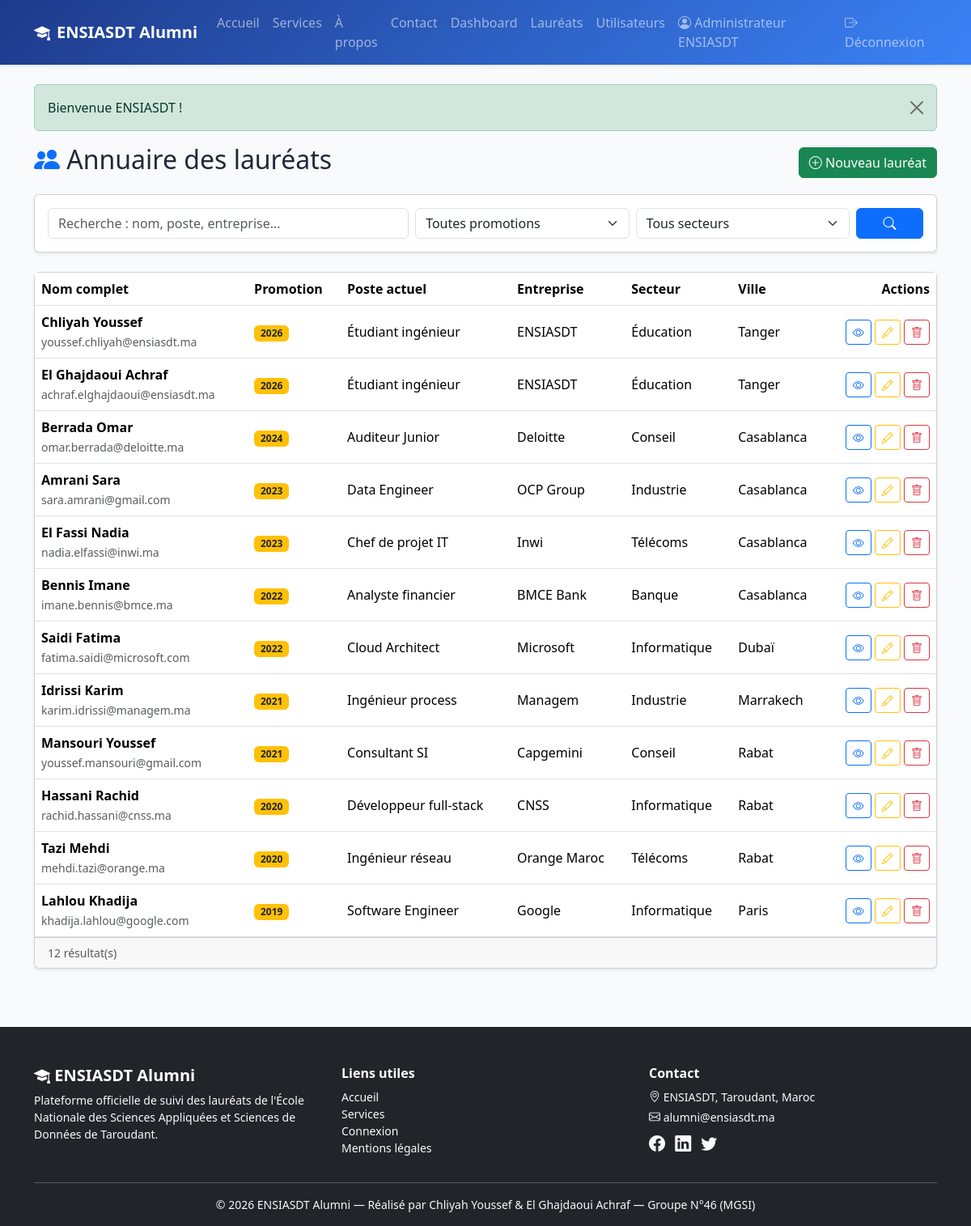
The page /pages/laureats.php (signed in) on the database its author committed.
### tables this page shows
CREATE TABLE laureats (
    id              INT AUTO_INCREMENT PRIMARY KEY,
    utilisateur_id  INT NULL,
    nom             VARCHAR(80)  NOT NULL,
    prenom          VARCHAR(80)  NOT NULL,
    email           VARCHAR(150) NOT NULL,
    telephone       VARCHAR(30)  DEFAULT '',
    promotion       INT          NOT NULL,
    poste_actuel    VARCHAR(150) DEFAULT '',
    entreprise      VARCHAR(150) DEFAULT '',
    secteur         VARCHAR(100) DEFAULT '',
    ville           VARCHAR(80)  DEFAULT '',
    pays            VARCHAR(80)  DEFAULT 'Maroc',
    linkedin        VARCHAR(255) DEFAULT '',
    biographie      TEXT,
    created_at      TIMESTAMP    DEFAULT CURRENT_TIMESTAMP,
    INDEX idx_promotion (promotion),
    INDEX idx_secteur (secteur),
    CONSTRAINT fk_laureat_user FOREIGN KEY (utilisateur_id)
        REFERENCES utilisateurs(id) ON DELETE SET NULL
);

### config.php (called while the page is built, shortened)
<?php
function e($value) {
    return htmlspecialchars((string)$value, ENT_QUOTES, 'UTF-8');
}

### pages/laureats.php (the view, shortened to what this page needs)
<?php
require_once __DIR__ . '/../config.php';
require_once __DIR__ . '/../includes/functions.php';
$q       = trim($_GET['q'] ?? '');
$sql = 'SELECT * FROM laureats WHERE 1=1';
$params = [];
$sql .= ' ORDER BY promotion DESC, nom ASC';
$stmt = $pdo->prepare($sql);
$stmt->execute($params);
$rows = $stmt->fetchAll();
require_once __DIR__ . '/../includes/header.php';
?>
<div class="container py-4">
    <?php show_flash(); ?>
    <div class="d-flex justify-content-between align-items-center mb-3">
        <h2><i class="bi bi-people-fill text-primary"></i> Annuaire des lauréats</h2>
        <?php if (($_SESSION['role']??'')==='admin'): ?>
            <a href="laureat_form.php" class="btn btn-success"><i class="bi bi-plus-circle"></i> Nouveau lauréat</a>
        <?php endif; ?>
    </div>
    <form class="card p-3 mb-4 shadow-sm" method="get">
        <div class="row g-2">
            <div class="col-md-5"><input type="text" name="q" value="<?= e($q) ?>" class="form-control" placeholder="Recherche : nom, poste, entreprise..."></div>
            <div class="col-md-3"><select name="promotion" class="form-select"><option value="">Toutes promotions</option>
            </select></div>
            <div class="col-md-3"><select name="secteur" class="form-select"><option value="">Tous secteurs</option>
            </select></div>
            <div class="col-md-1 d-grid"><button class="btn btn-primary"><i class="bi bi-search"></i></button></div>
        </div>
    </form>
    <div class="card shadow-sm">
        <div class="table-responsive">
            <table class="table table-hover mb-0 align-middle">
                <thead><tr>
                    <th>Nom complet</th><th>Promotion</th><th>Poste actuel</th><th>Entreprise</th><th>Secteur</th><th>Ville</th><th class="text-end">Actions</th>
                </tr></thead>
                <tbody>
                <?php foreach ($rows as $l): ?>
                    <tr>
                        <td><strong><?= e($l['nom']) ?> <?= e($l['prenom']) ?></strong><br><small class="text-muted"><?= e($l['email']) ?></small></td>
                        <td><span class="badge bg-warning text-dark"><?= e($l['promotion']) ?></span></td>
                        <td><?= e($l['poste_actuel'] ?: '—') ?></td>
                        <td><?= e($l['entreprise'] ?: '—') ?></td>
                        <td><?= e($l['secteur'] ?: '—') ?></td>
                        <td><?= e($l['ville'] ?: '—') ?></td>
                        <td class="text-end">
                            <a href="laureat_view.php?id=<?= $l['id'] ?>" class="btn btn-sm btn-outline-primary"><i class="bi bi-eye"></i></a>
                            <?php if (($_SESSION['role']??'')==='admin'): ?>
                                <a href="laureat_form.php?id=<?= $l['id'] ?>" class="btn btn-sm btn-outline-warning"><i class="bi bi-pencil"></i></a>
                                <a href="laureat_delete.php?id=<?= $l['id'] ?>" class="btn btn-sm btn-outline-danger" onclick="return confirm('Supprimer ce lauréat ?')"><i class="bi bi-trash"></i></a>
                            <?php endif; ?>
                        </td>
                    </tr>
                <?php endforeach; ?>
                </tbody>
            </table>
        </div>
        <div class="card-footer text-muted small"><?= count($rows) ?> résultat(s)</div>
    </div>
</div>
<?php require_once __DIR__ . '/../includes/footer.php'; ?>

### includes/header.php (shortened to what this page needs)
<!DOCTYPE html>
<html lang="fr">
<head>
    <link rel="stylesheet" href="<?= e(APP_URL) ?>/bootstrap/bootstrap.min.css">
    <link rel="stylesheet" href="https://cdn.jsdelivr.net/npm/bootstrap-icons@1.11.3/font/bootstrap-icons.css">
    <link rel="stylesheet" href="<?= e(APP_URL) ?>/css/style.css">
</head>
<body>
<?php require_once __DIR__ . '/navbar.php'; ?>
<main class="main-content">

### includes/navbar.php (shortened to what this page needs)
<?php
$logged = !empty($_SESSION['user_id']);
$role   = $_SESSION['role'] ?? '';
$nom    = $_SESSION['nom']  ?? '';
?>
<nav class="navbar navbar-expand-lg navbar-dark bg-primary shadow-sm sticky-top">
    <div class="container">
        <a class="navbar-brand fw-bold" href="<?= e(APP_URL) ?>/index.php">
            <i class="bi bi-mortarboard-fill me-2"></i>ENSIASDT Alumni
        </a>
        <div class="collapse navbar-collapse" id="navMain">
            <ul class="navbar-nav me-auto">
                <li class="nav-item"><a class="nav-link" href="<?= e(APP_URL) ?>/index.php">Accueil</a></li>
                <li class="nav-item"><a class="nav-link" href="<?= e(APP_URL) ?>/index.php#services">Services</a></li>
                <li class="nav-item"><a class="nav-link" href="<?= e(APP_URL) ?>/index.php#about">À propos</a></li>
                <li class="nav-item"><a class="nav-link" href="<?= e(APP_URL) ?>/index.php#contact">Contact</a></li>
                <?php if ($logged): ?>
                    <li class="nav-item"><a class="nav-link" href="<?= e(APP_URL) ?>/pages/dashboard.php">Dashboard</a></li>
                    <li class="nav-item"><a class="nav-link" href="<?= e(APP_URL) ?>/pages/laureats.php">Lauréats</a></li>
                    <?php if ($role === 'admin'): ?>
                        <li class="nav-item"><a class="nav-link" href="<?= e(APP_URL) ?>/pages/admin_users.php">Utilisateurs</a></li>
                    <?php endif; ?>
                <?php endif; ?>
            </ul>
            <ul class="navbar-nav">
                <?php if ($logged): ?>
                    <li class="nav-item"><a class="nav-link" href="<?= e(APP_URL) ?>/pages/profil.php"><i class="bi bi-person-circle"></i> <?= e($nom) ?></a></li>
                    <li class="nav-item"><a class="nav-link" href="<?= e(APP_URL) ?>/pages/logout.php"><i class="bi bi-box-arrow-right"></i> Déconnexion</a></li>
                <?php else: ?>
                    <li class="nav-item"><a class="nav-link" href="<?= e(APP_URL) ?>/pages/login.php">Connexion</a></li>
                    <li class="nav-item"><a class="btn btn-light text-primary fw-semibold ms-2" href="<?= e(APP_URL) ?>/pages/register.php">Inscription</a></li>
                <?php endif; ?>
            </ul>
        </div>
    </div>
</nav>

### includes/functions.php (shortened to what this page needs)
<?php
function show_flash() {
    if (!empty($_SESSION['flash'])) {
        $f = $_SESSION['flash'];
        $cls = $f['type'] === 'success' ? 'success' : ($f['type'] === 'error' ? 'danger' : 'info');
        echo '<div class="alert alert-' . $cls . ' alert-dismissible fade show" role="alert">'
            . htmlspecialchars($f['msg'])
            . '<button type="button" class="btn-close" data-bs-dismiss="alert"></button></div>';
    }
}

### includes/footer.php (shortened to what this page needs)
</main>
<footer class="footer-main bg-dark text-light pt-5 pb-3 mt-5">
    <div class="container">
        <div class="row g-4">
            <div class="col-md-4">
                <h5 class="fw-bold"><i class="bi bi-mortarboard-fill"></i> ENSIASDT Alumni</h5>
                <p class="small">Plateforme officielle de suivi des lauréats de l'École Nationale des Sciences Appliquées et Sciences de Données de Taroudant.</p>
            </div>
            <div class="col-md-4">
                <h6 class="fw-bold">Liens utiles</h6>
                <ul class="list-unstyled small">
                    <li><a href="<?= e(APP_URL) ?>/index.php" class="text-light text-decoration-none">Accueil</a></li>
                    <li><a href="<?= e(APP_URL) ?>/index.php#services" class="text-light text-decoration-none">Services</a></li>
                    <li><a href="<?= e(APP_URL) ?>/pages/login.php" class="text-light text-decoration-none">Connexion</a></li>
                    <li><a href="<?= e(APP_URL) ?>/pages/mentions.php" class="text-light text-decoration-none">Mentions légales</a></li>
                </ul>
            </div>
            <div class="col-md-4">
                <h6 class="fw-bold">Contact</h6>
                <p class="small mb-1"><i class="bi bi-geo-alt"></i> ENSIASDT, Taroudant, Maroc</p>
                <p class="small mb-1"><i class="bi bi-envelope"></i> alumni@ensiasdt.ma</p>
                <div class="mt-2">
                    <a href="#" class="text-light me-2"><i class="bi bi-facebook fs-5"></i></a>
                    <a href="#" class="text-light me-2"><i class="bi bi-linkedin fs-5"></i></a>
                    <a href="#" class="text-light me-2"><i class="bi bi-twitter fs-5"></i></a>
                </div>
            </div>
        </div>
        <hr class="border-light my-3">
        <p class="text-center small mb-0">© <?= date('Y') ?> ENSIASDT Alumni — Réalisé par Chliyah Youssef &amp; El Ghajdaoui Achraf — Groupe N°46 (MGSI)</p>
    </div>
</footer>
</body>
</html>

### css/style.css (style rules this page uses)
:root { --primary: #1e3a8a; --primary-light: #3b82f6; --accent: #f59e0b; --bg-soft: #f8fafc; }
body { font-family: 'Segoe UI', Tahoma, sans-serif; background: var(--bg-soft); color: #1f2937; display: flex; flex-direction: column; min-height: 100vh; }
.main-content { flex: 1; }
.bg-primary { background: linear-gradient(135deg, var(--primary), var(--primary-light)) !important; }
.table thead { background: var(--primary); color: white; }
.footer-main h5, .footer-main h6 { color: white; }

### rows shown on the page
laureats: nom "Chliyah", prenom "Youssef", email "youssef.chliyah@ensiasdt.ma", promotion "2026", poste_actuel "Étudiant ingénieur", entreprise "ENSIASDT", secteur "Éducation", ville "Tanger"
laureats: nom "El Ghajdaoui", prenom "Achraf", email "achraf.elghajdaoui@ensiasdt.ma", promotion "2026", poste_actuel "Étudiant ingénieur", entreprise "ENSIASDT", secteur "Éducation", ville "Tanger"
laureats: nom "Berrada", prenom "Omar", email "omar.berrada@deloitte.ma", promotion "2024", poste_actuel "Auditeur Junior", entreprise "Deloitte", secteur "Conseil", ville "Casablanca"
laureats: nom "Amrani", prenom "Sara", email "sara.amrani@gmail.com", promotion "2023", poste_actuel "Data Engineer", entreprise "OCP Group", secteur "Industrie", ville "Casablanca"
laureats: nom "El Fassi", prenom "Nadia", email "nadia.elfassi@inwi.ma", promotion "2023", poste_actuel "Chef de projet IT", entreprise "Inwi", secteur "Télécoms", ville "Casablanca"
laureats: nom "Bennis", prenom "Imane", email "imane.bennis@bmce.ma", promotion "2022", poste_actuel "Analyste financier", entreprise "BMCE Bank", secteur "Banque", ville "Casablanca"
laureats: nom "Saidi", prenom "Fatima", email "fatima.saidi@microsoft.com", promotion "2022", poste_actuel "Cloud Architect", entreprise "Microsoft", secteur "Informatique", ville "Dubaï"
laureats: nom "Idrissi", prenom "Karim", email "karim.idrissi@managem.ma", promotion "2021", poste_actuel "Ingénieur process", entreprise "Managem", secteur "Industrie", ville "Marrakech"
laureats: nom "Mansouri", prenom "Youssef", email "youssef.mansouri@gmail.com", promotion "2021", poste_actuel "Consultant SI", entreprise "Capgemini", secteur "Conseil", ville "Rabat"
laureats: nom "Hassani", prenom "Rachid", email "rachid.hassani@cnss.ma", promotion "2020", poste_actuel "Développeur full-stack", entreprise "CNSS", secteur "Informatique", ville "Rabat"
laureats: nom "Tazi", prenom "Mehdi", email "mehdi.tazi@orange.ma", promotion "2020", poste_actuel "Ingénieur réseau", entreprise "Orange Maroc", secteur "Télécoms", ville "Rabat"
laureats: nom "Lahlou", prenom "Khadija", email "khadija.lahlou@google.com", promotion "2019", poste_actuel "Software Engineer", entreprise "Google", secteur "Informatique", ville "Paris"

### other values the page prints
$nom "Administrateur ENSIASDT"
$f['msg'] "Bienvenue ENSIASDT !"
count($rows) "12"
